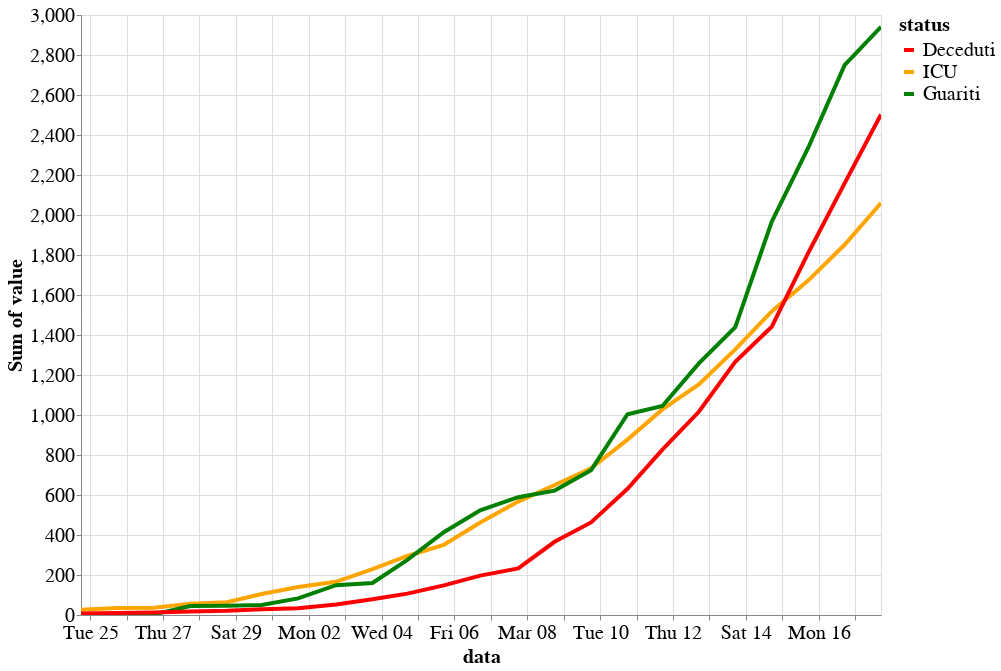

Here is the notebook cell this chart was saved with:
### Code cell
alt.themes.enable('theme_1')
alt.Chart(df).mark_line().encode(
    y=alt.Y('sum(value)', stack=None),
    x='data:T',
    color=alt.Color('status:N', scale=alt.Scale(domain=domain, range=range_), sort=domain)
).properties(
    height=600,
    width=800
).transform_filter(
    alt.FieldOneOfPredicate(field='status', oneOf=['Deceduti', 'ICU', 'Guariti'])
).configure_legend(labelLimit=0).interactive()

### Figure 1 — Vega-Lite specification as saved in the notebook (floating-point values rounded to 4 significant figures; data arrays with more than 128 entries replaced by an {"elided": "..."} marker saying what was removed)
{"width": 800, "height": 600, "config": {"line": {"strokeWidth": 4}, "style": {"bar": {"size": 20}}, "legend": {"symbolSize": 100, "titleFontSize": 20, "labelFontSize": 20, "labelLimit": 0}, "axis": {"titleFontSize": 20, "labelFontSize": 20}}, "data": {"name": "data-b3d3b607c6fe17e60e1fab7e9ea9b23f"}, "mark": "line", "encoding": {"color": {"type": "nominal", "field": "status", "scale": {"domain": ["Deceduti", "ICU", "Guariti"], "range": ["red", "orange", "green"]}, "sort": ["Deceduti", "ICU", "Guariti"]}, "x": {"type": "temporal", "field": "data"}, "y": {"type": "quantitative", "aggregate": "sum", "field": "value", "stack": null}}, "selection": {"selector008": {"type": "interval", "bind": "scales", "encodings": ["x", "y"]}}, "transform": [{"filter": {"field": "status", "oneOf": ["Deceduti", "ICU", "Guariti"]}}], "$schema": "https://vega.github.io/schema/vega-lite/v4.0.2.json", "datasets": {"data-b3d3b607c6fe17e60e1fab7e9ea9b23f": {"elided": "2415 records"}}}
